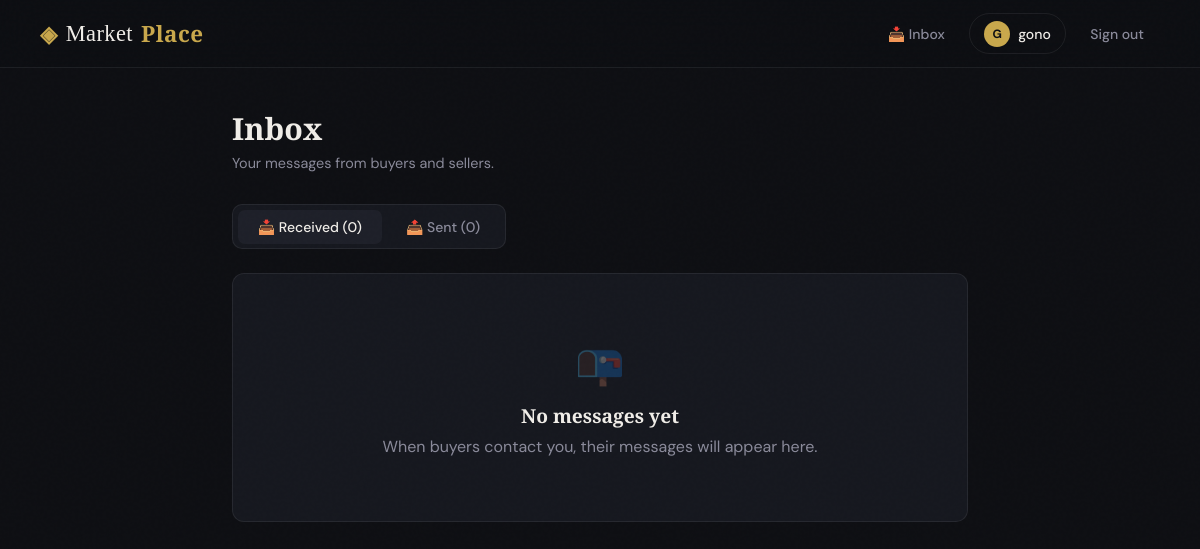
/inbox/ (signed in), run on an earlier commit of the app's database.
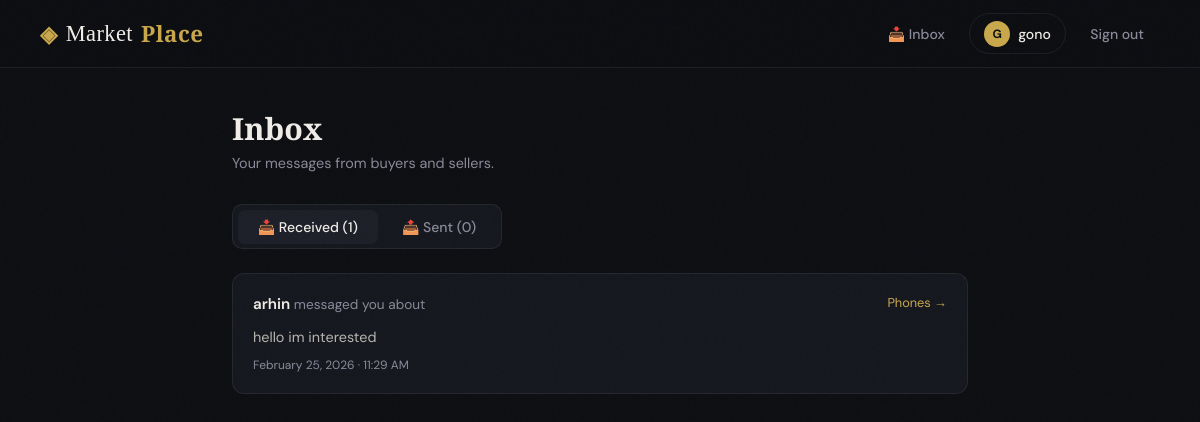
And on a later commit of the database.
### listings/models.py (models this page shows, shortened)
class Message(models.Model):
    item = models.ForeignKey(Item, on_delete=models.CASCADE, related_name='messages')
    sender = models.ForeignKey(User, on_delete=models.CASCADE, related_name='sent_messages')
    receiver = models.ForeignKey(User, on_delete=models.CASCADE, related_name='received_messages')
    body = models.TextField()
    created_at = models.DateTimeField(auto_now_add=True)
    is_read = models.BooleanField(default=False)
    class Meta:
        ordering = ['-created_at']

class Item(models.Model):
    CATEGORY_CHOICES = [
        ('electronics', 'Electronics'),
        ('clothing', 'Clothing'),
        ('furniture', 'Furniture'),
        ('other', 'Other'),
    ]
    name = models.CharField(max_length=200)
    description = models.TextField()
    price = models.DecimalField(max_digits=10, decimal_places=2)
    category = models.CharField(max_length=50, choices=CATEGORY_CHOICES, default='other')
    image_url = models.URLField(blank=True, null=True)
    is_available = models.BooleanField(default=True)
    created_at = models.DateTimeField(auto_now_add=True)
    seller = models.ForeignKey(User, on_delete=models.CASCADE, related_name='listings', null=True, blank=True)

### listings/views.py (the view)
# urls.py: path('inbox/', views.inbox, name='inbox'),
@login_required
def inbox(request):
    received = Message.objects.filter(receiver=request.user).order_by('-created_at')
    sent = Message.objects.filter(sender=request.user).order_by('-created_at')
    received.filter(is_read=False).update(is_read=True)
    return render(request, 'listings/inbox.html', {'received': received, 'sent': sent})

### listings/templates/listings/inbox.html (shortened to what this page needs)
{% extends 'listings/base.html' %}
{% block content %}
<div class="inbox-wrap">
    <div class="inbox-header">
        <h1>Inbox</h1>
        <p>Your messages from buyers and sellers.</p>
    </div>
    <div class="tabs">
        <button class="tab active" onclick="switchTab('received', this)">
            📥 Received ({{ received.count }})
        </button>
        <button class="tab" onclick="switchTab('sent', this)">
            📤 Sent ({{ sent.count }})
        </button>
    </div>
    <div id="received" class="message-list">
        {% if received %}
            {% for msg in received %}
            <div class="message-card {% if not msg.is_read %}unread{% endif %}">
                <div class="message-top">
                    <div class="message-from">
                        {{ msg.sender.username }}
                        <span>messaged you about</span>
                    </div>
                    <a href="{% url 'item-detail' msg.item.pk %}" class="message-item-link">
                        {{ msg.item.name }} →
                    </a>
                </div>
                <p class="message-body">{{ msg.body }}</p>
                <p class="message-time">{{ msg.created_at|date:"F j, Y · g:i A" }}</p>
            </div>
            {% endfor %}
        {% else %}
        <div class="empty-state">
            <div class="icon">📭</div>
            <h3>No messages yet</h3>
            <p>When buyers contact you, their messages will appear here.</p>
        </div>
        {% endif %}
    </div>
</div>
{% endblock %}

What changed in the data, as far as the page shows it:
added Message: sender.username "arhin", item.name "Phones", body "hello im interested", created_at "February 25, 2026 · 11:29 AM"
Also different on the page:
{{ received.count }}: "0" → "1"
text no longer shown: "📭 No messages yet When buyers contact you, their messages will appear here."
